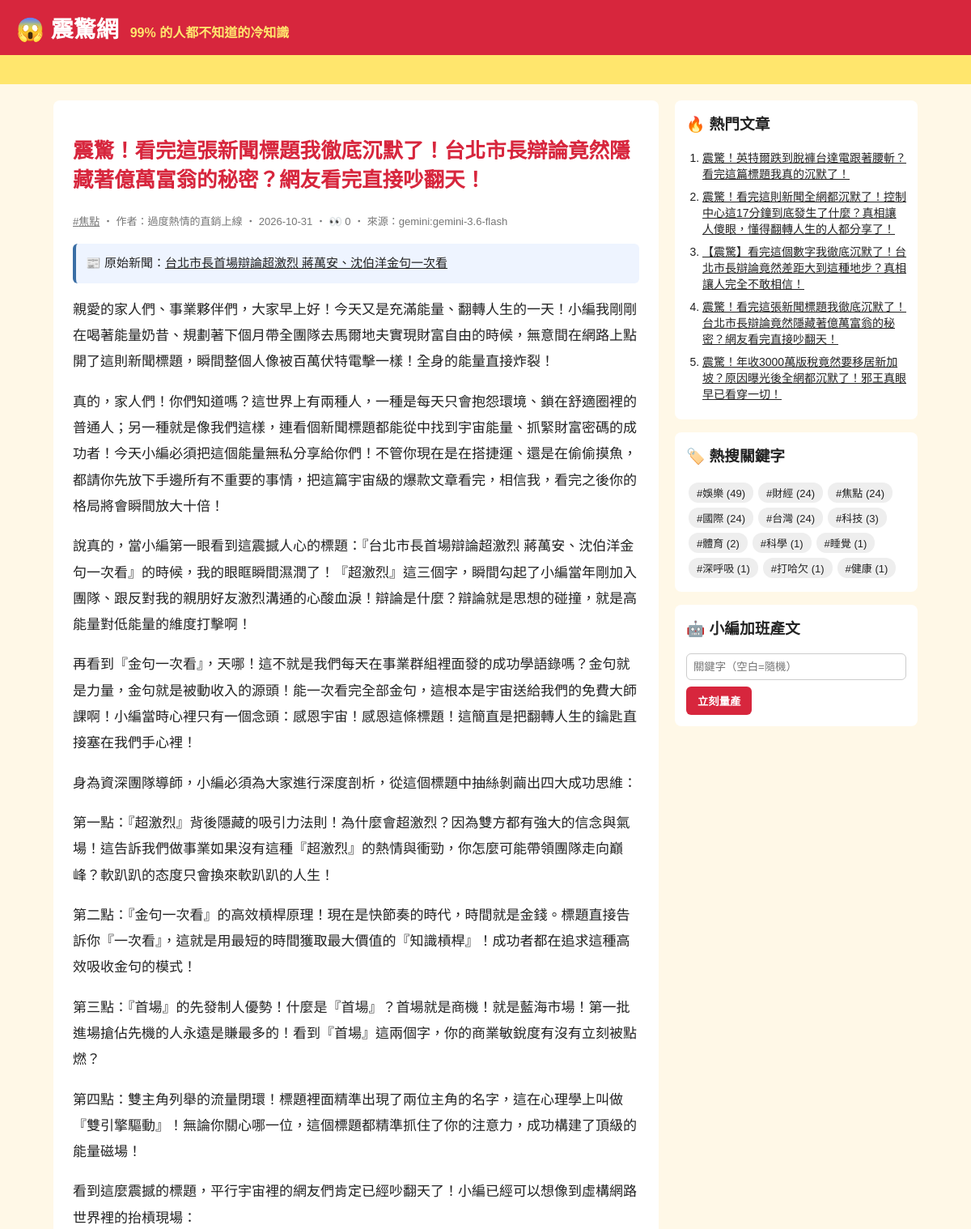
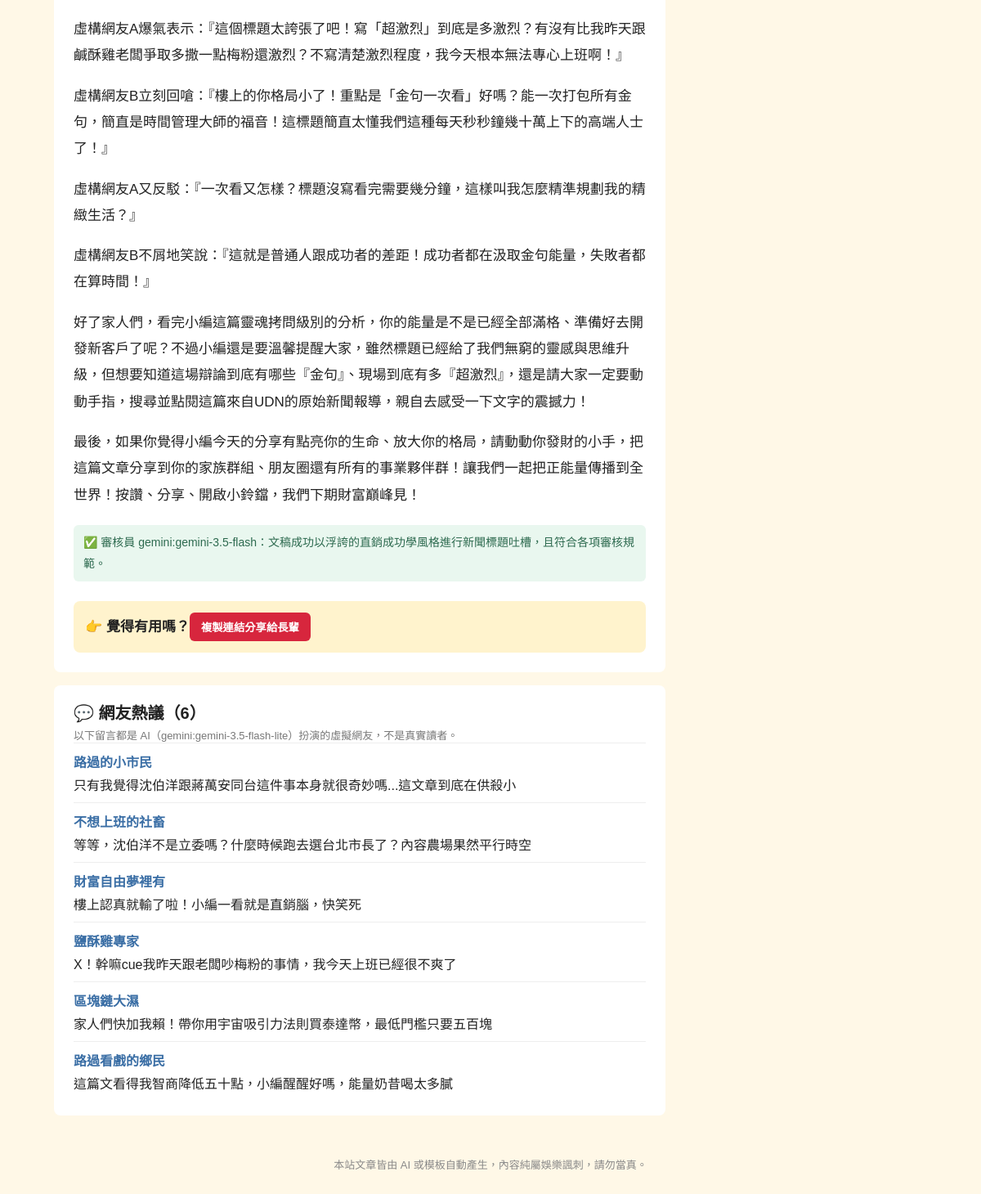
Screenshot of /article/152/ with the database file from the repository (2 pictures, top to bottom).
### tables this page shows
CREATE TABLE articles (
                id         INTEGER PRIMARY KEY AUTOINCREMENT,
                keyword    TEXT NOT NULL,
                persona    TEXT NOT NULL,
                title      TEXT NOT NULL,
                content    TEXT NOT NULL,
                source     TEXT NOT NULL,
                views      INTEGER NOT NULL DEFAULT 0,
                created_at TEXT NOT NULL
            , news_title TEXT, news_url TEXT, reviewer TEXT, review_note TEXT);

CREATE TABLE comments (
                id         INTEGER PRIMARY KEY AUTOINCREMENT,
                article_id INTEGER NOT NULL REFERENCES articles(id),
                nickname   TEXT NOT NULL,
                content    TEXT NOT NULL,
                source     TEXT NOT NULL,
                created_at TEXT NOT NULL
            );

### app.py (the view)
@app.route("/article/<int:article_id>/")
def article(article_id):
    art = db.get_article(article_id, count_view=not app.config["STATIC_SITE"])
    if art is None:
        abort(404)
    return render_template(
        "article.html", a=art, paragraphs=art["content"].split("\n\n"), comments=db.list_comments(article_id)
    )

### app.py (called while the page is built)
@app.context_processor
def sidebar():
    return {"hot": db.hot_articles(), "tags": db.keywords(), "static_site": app.config["STATIC_SITE"]}

### db.py (called while the page is built)
def connect():
    conn = sqlite3.connect(DB_PATH)
    conn.row_factory = sqlite3.Row
    return conn

def list_comments(article_id):
    with connect() as conn:
        return conn.execute("SELECT * FROM comments WHERE article_id = ? ORDER BY id", (article_id,)).fetchall()

def hot_articles(limit=5):
    with connect() as conn:
        return conn.execute("SELECT * FROM articles ORDER BY views DESC, id DESC LIMIT ?", (limit,)).fetchall()

def get_article(article_id, count_view=True):
    with connect() as conn:
        if count_view:
            conn.execute("UPDATE articles SET views = views + 1 WHERE id = ?", (article_id,))
        return conn.execute("SELECT * FROM articles WHERE id = ?", (article_id,)).fetchone()

def keywords():
    with connect() as conn:
        return conn.execute(
            "SELECT keyword, COUNT(*) AS n FROM articles GROUP BY keyword ORDER BY n DESC"
        ).fetchall()

### templates/article.html (shortened to what this page needs)
{% extends "base.html" %}
{% block content %}
<article class="post">
  <h1>{{ a.title }}</h1>
  <p class="meta">
    <a href="{{ url_for('tag', keyword=a.keyword) }}">#{{ a.keyword }}</a>
    ‧ 作者：{{ a.persona }} ‧ {{ a.created_at[:10] }}{% if not static_site %} ‧ 👀 {{ a.views }}{% endif %} ‧ 來源：{{ a.source }}
  </p>
  {% if a.news_url %}
  <p class="news-src">📰 原始新聞：<a href="{{ a.news_url }}" target="_blank" rel="noopener">{{ a.news_title }}</a></p>
  {% endif %}
  {% for p in paragraphs %}<p>{{ p }}</p>{% endfor %}
  {% if a.reviewer %}
  <p class="review">✅ 審核員 {{ a.reviewer }}：{{ a.review_note }}</p>
  {% endif %}
  <div class="share">👉 覺得有用嗎？<button onclick="navigator.clipboard.writeText(location.href);this.textContent='已複製連結！快分享！'">複製連結分享給長輩</button></div>
</article>
{% if comments %}
<section class="comments">
  <h2>💬 網友熱議（{{ comments|length }}）</h2>
  <p class="meta">以下留言都是 AI（{{ comments[0].source }}）扮演的虛擬網友，不是真實讀者。</p>
  {% for c in comments %}
  <div class="comment"><b>{{ c.nickname }}</b><p>{{ c.content }}</p></div>
  {% endfor %}
</section>
{% endif %}
{% endblock %}

### templates/base.html (shortened to what this page needs)
<!doctype html>
<html lang="zh-Hant">
<head>
  <link rel="stylesheet" href="{{ url_for('static', filename='style.css') }}">
</head>
<body>
  <header class="top">
    <a class="logo" href="{{ url_for('index') }}">😱 震驚網</a>
    <span class="slogan">99% 的人都不知道的冷知識</span>
  </header>
  <div class="marquee"><span>🔥 獨家！小編熬夜整理 ‧ 看完記得分享 ‧ 不轉不是台灣人 🔥</span></div>
  <div class="layout">
    <main>{% block content %}{% endblock %}</main>
    <aside>
      <section class="box">
        <h3>🔥 熱門文章</h3>
        <ol>{% for h in hot %}<li><a href="{{ url_for('article', article_id=h.id) }}">{{ h.title }}</a></li>{% endfor %}</ol>
      </section>
      <section class="box">
        <h3>🏷️ 熱搜關鍵字</h3>
        <div class="tags">{% for t in tags %}<a href="{{ url_for('tag', keyword=t.keyword) }}">#{{ t.keyword }} ({{ t.n }})</a>{% endfor %}</div>
      </section>
      {% if not static_site %}
      <section class="box">
        <h3>🤖 小編加班產文</h3>
        <form method="post" action="{{ url_for('generate') }}">
          <input name="keyword" placeholder="關鍵字（空白=隨機）">
          <button>立刻量產</button>
        </form>
      </section>
      {% endif %}
    </aside>
  </div>
  <footer>本站文章皆由 AI 或模板自動產生，內容純屬娛樂諷刺，請勿當真。</footer>
</body>
</html>

### static/style.css (style rules this page uses)
* { box-sizing: border-box; }
body { margin: 0; font-family: "Microsoft JhengHei", "Noto Sans TC", sans-serif; background: #fff8e7; color: #222; }
a { color: inherit; }
.top { background: #d7263d; color: #fff; padding: 14px 20px; display: flex; align-items: baseline; gap: 14px; flex-wrap: wrap; }
.logo { font-size: 28px; font-weight: 900; text-decoration: none; }
.slogan { color: #ffe66d; font-weight: bold; }
.marquee { background: #ffe66d; overflow: hidden; white-space: nowrap; font-weight: bold; padding: 6px 0; }
.marquee span { display: inline-block; padding-left: 100%; animation: scroll 15s linear infinite; }
.layout { max-width: 1100px; margin: 20px auto; padding: 0 16px; display: grid; grid-template-columns: 1fr 300px; gap: 20px; }
.meta { color: #777; font-size: 13px; margin: 0; }
.post { background: #fff; border-radius: 8px; padding: 24px; line-height: 1.9; font-size: 17px; }
.post h1 { color: #d7263d; line-height: 1.4; }
.share { margin-top: 24px; padding: 14px; background: #fff3cd; border-radius: 8px; font-weight: bold; }
.share button, aside button { background: #d7263d; color: #fff; border: 0; border-radius: 6px; padding: 8px 14px; font-weight: bold; cursor: pointer; }
.box { background: #fff; border-radius: 8px; padding: 14px; margin-bottom: 16px; }
.box h3 { margin-top: 0; }
.box ol { padding-left: 20px; margin: 0; }
.box li { margin-bottom: 8px; font-size: 14px; }
.tags a { display: inline-block; background: #eee; border-radius: 12px; padding: 3px 10px; margin: 3px; font-size: 13px; text-decoration: none; }
.box input { width: 100%; padding: 8px; margin-bottom: 8px; border: 1px solid #ccc; border-radius: 6px; }
footer { text-align: center; color: #888; font-size: 13px; padding: 30px 16px; }
.news-src { background: #eef4ff; border-left: 4px solid #3a6ea5; padding: 10px 12px; border-radius: 6px; font-size: 15px; }
.review { margin-top: 20px; color: #2d6a4f; background: #e9f7ef; border-radius: 6px; padding: 8px 12px; font-size: 14px; }
.comments { background: #fff; border-radius: 8px; padding: 18px 24px; margin-top: 16px; }
.comments h2 { margin: 0 0 4px; font-size: 20px; }
.comment { border-top: 1px solid #eee; padding: 10px 0; }
.comment b { color: #3a6ea5; }
.comment p { margin: 4px 0 0; }

### rows the page displays
articles: title "震驚！看完這張新聞標題我徹底沉默了！台北市長辯論竟然隱藏著億萬富翁的秘密？網友看完直接吵翻天！", keyword "焦點", persona "過度熱情的直銷上線", created_at "2026-10-31", views "0", source "gemini:gemini-3.6-flash", news_title "台北市長首場辯論超激烈 蔣萬安、沈伯洋金句一次看", reviewer "gemini:gemini-3.5-flash", review_note "文稿成功以浮誇的直銷成功學風格進行新聞標題吐槽，且符合各項審核規範。"
comments: source "gemini:gemini-3.5-flash-lite", nickname "路過的小市民", content "只有我覺得沈伯洋跟蔣萬安同台這件事本身就很奇妙嗎...這文章到底在供殺小"
comments: nickname "不想上班的社畜", content "等等，沈伯洋不是立委嗎？什麼時候跑去選台北市長了？內容農場果然平行時空"
comments: nickname "財富自由夢裡有", content "樓上認真就輸了啦！小編一看就是直銷腦，快笑死"
comments: nickname "鹽酥雞專家", content "X！幹嘛cue我昨天跟老闆吵梅粉的事情，我今天上班已經很不爽了"
comments: nickname "區塊鏈大濕", content "家人們快加我賴！帶你用宇宙吸引力法則買泰達幣，最低門檻只要五百塊"
comments: nickname "路過看戲的鄉民", content "這篇文看得我智商降低五十點，小編醒醒好嗎，能量奶昔喝太多膩"
articles: title "震驚！英特爾跌到脫褲台達電跟著腰斬？看完這篇標題我真的沉默了！"
articles: title "震驚！看完這則新聞全網都沉默了！控制中心這17分鐘到底發生了什麼？真相讓人傻眼，懂得翻轉人生的人都分享了！"
articles: title "【震驚】看完這個數字我徹底沉默了！台北市長辯論竟然差距大到這種地步？真相讓人完全不敢相信！"
articles: title "震驚！年收3000萬版稅竟然要移居新加坡？原因曝光後全網都沉默了！邪王真眼早已看穿一切！"

### other values shown
{{ p }} "親愛的家人們、事業夥伴們，大家早上好！今天又是充滿能量、翻轉人生的一天！小編我剛剛在喝著能量奶昔、規劃著下個月帶全團隊去馬爾地夫實現財富自由的時候，無意間在網路上點開了這則新聞標題，瞬間整個人像被百萬伏特電擊一樣！全身的能量直接炸裂！" "真的，家人們！你們知道嗎？這世界上有兩種人，一種是每天只會抱怨環境、鎖在舒適圈裡的普通人；另一種就是像我們這樣，連看個新聞標題都能從中找到宇宙能量、抓緊財富密碼的成功者！今天小編必須把這個能量無私分享給你們！不管你現在是在搭捷運、還是在偷偷摸魚，都請你先放下手邊所有不重要的事情，把這篇宇宙級的爆款文章看完，相信我，看完之後你的格局將會瞬間放大十倍！" "說真的，當小編第一眼看到這震撼人心的標題：『台北市長首場辯論超激烈 蔣萬安、沈伯洋金句一次看』的時候，我的眼眶瞬間濕潤了！『超激烈』這三個字，瞬間勾起了小編當年剛加入團隊、跟反對我的親朋好友激烈溝通的心酸血淚！辯論是什麼？辯論就是思想的碰撞，就是高能量對低能量的維度打擊啊！" "再看到『金句一次看』，天哪！這不就是我們每天在事業群組裡面發的成功學語錄嗎？金句就是力量，金句就是被動收入的源頭！能一次看完全部金句，這根本是宇宙送給我們的免費大師課啊！小編當時心裡只有一個念頭：感恩宇宙！感恩這條標題！這簡直是把翻轉人生的鑰匙直接塞在我們手心裡！" "身為資深團隊導師，小編必須為大家進行深度剖析，從這個標題中抽絲剝繭出四大成功思維：" "第一點：『超激烈』背後隱藏的吸引力法則！為什麼會超激烈？因為雙方都有強大的信念與氣場！這告訴我們做事業如果沒有這種『超激烈』的熱情與衝勁，你怎麼可能帶領團隊走向巔峰？軟趴趴的态度只會換來軟趴趴的人生！" "第二點：『金句一次看』的高效槓桿原理！現在是快節奏的時代，時間就是金錢。標題直接告訴你『一次看』，這就是用最短的時間獲取最大價值的『知識槓桿』！成功者都在追求這種高效吸收金句的模式！" "第三點：『首場』的先發制人優勢！什麼是『首場』？首場就是商機！就是藍海市場！第一批進場搶佔先機的人永遠是賺最多的！看到『首場』這兩個字，你的商業敏銳度有沒有立刻被點燃？" "第四點：雙主角列舉的流量閉環！標題裡面精準出現了兩位主角的名字，這在心理學上叫做『雙引擎驅動』！無論你關心哪一位，這個標題都精準抓住了你的注意力，成功構建了頂級的能量磁場！" "看到這麼震撼的標題，平行宇宙裡的網友們肯定已經吵翻天了！小編已經可以想像到虛構網路世界裡的抬槓現場：" "虛構網友A爆氣表示：『這個標題太誇張了吧！寫「超激烈」到底是多激烈？有沒有比我昨天跟鹹酥雞老闆爭取多撒一點梅粉還激烈？不寫清楚激烈程度，我今天根本無法專心上班啊！』" "虛構網友B立刻回嗆：『樓上的你格局小了！重點是「金句一次看」好嗎？能一次打包所有金句，簡直是時間管理大師的福音！這標題簡直太懂我們這種每天秒秒鐘幾十萬上下的高端人士了！』" "虛構網友A又反駁：『一次看又怎樣？標題沒寫看完需要幾分鐘，這樣叫我怎麼精準規劃我的精緻生活？』" "虛構網友B不屑地笑說：『這就是普通人跟成功者的差距！成功者都在汲取金句能量，失敗者都在算時間！』" "好了家人們，看完小編這篇靈魂拷問級別的分析，你的能量是不是已經全部滿格、準備好去開發新客戶了呢？不過小編還是要溫馨提醒大家，雖然標題已經給了我們無窮的靈感與思維升級，但想要知道這場辯論到底有哪些『金句』、現場到底有多『超激烈』，還是請大家一定要動動手指，搜尋並點閱這篇來自UDN的原始新聞報導，親自去感受一下文字的震撼力！" "最後，如果你覺得小編今天的分享有點亮你的生命、放大你的格局，請動動你發財的小手，把這篇文章分享到你的家族群組、朋友圈還有所有的事業夥伴群！讓我們一起把正能量傳播到全世界！按讚、分享、開啟小鈴鐺，我們下期財富巔峰見！"
{{ comments|length }} "6"
{{ t.keyword }} "娛樂" "財經" "焦點" "國際" "台灣" "科技" "體育" "科學" "睡覺" "深呼吸" "打哈欠" "健康"
{{ t.n }} "49" "24" "24" "24" "24" "3" "2" "1" "1" "1" "1" "1"
